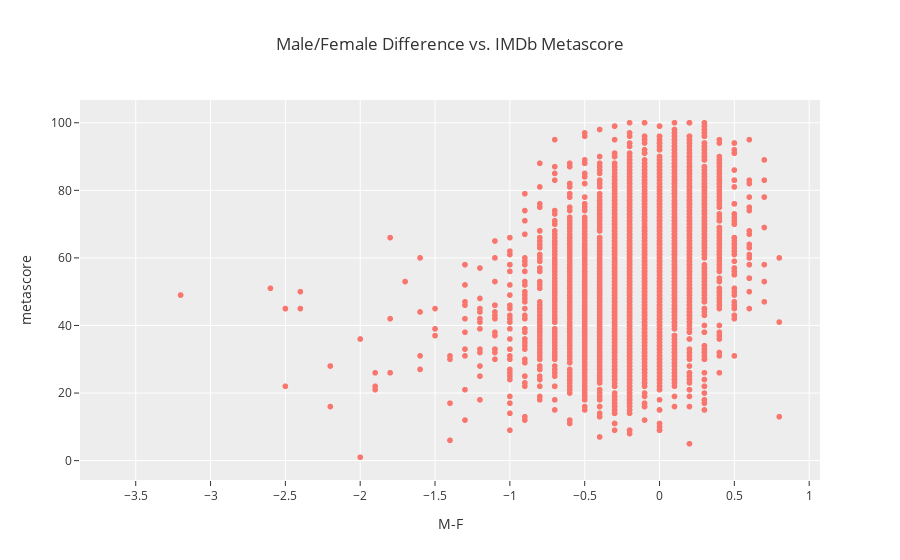

Notebook code for this chart:
### Markdown cell above
### We can use the interactive plot below to investigate the full dataset, plotted against IMDb's Metascore rating

### Code cell
# fig = px.scatter(dfall, x="M-F", y="mean_vote", hover_data=['title'])
fig = px.scatter(dfall, x="M-F", y="metascore", hover_data=['title'],title='Male/Female Difference vs. IMDb Metascore',template='ggplot2')
fig.show()

### Figure 1 — Plotly figure (JSON) as saved in the notebook; plotly's stock layout.template omitted (floating-point values rounded to 4 significant figures; data arrays with more than 128 entries replaced by an {"elided": "..."} marker saying what was removed)
{"data": [{"customdata": {"elided": "5308x1 str values"}, "hovertemplate": "M-F=%{x}<br>metascore=%{y}<br>title=%{customdata[0]}<extra></extra>", "legendgroup": "", "marker": {"color": "#F8766D", "symbol": "circle"}, "mode": "markers", "name": "", "showlegend": false, "type": "scattergl", "x": {"elided": "5308 float values"}, "xaxis": "x", "y": {"elided": "5308 int values"}, "yaxis": "y"}], "layout": {"legend": {"tracegroupgap": 0}, "title": {"text": "Male/Female Difference vs. IMDb Metascore"}, "xaxis": {"anchor": "y", "domain": [0, 1], "title": {"text": "M-F"}}, "yaxis": {"anchor": "x", "domain": [0, 1], "title": {"text": "metascore"}}}}
